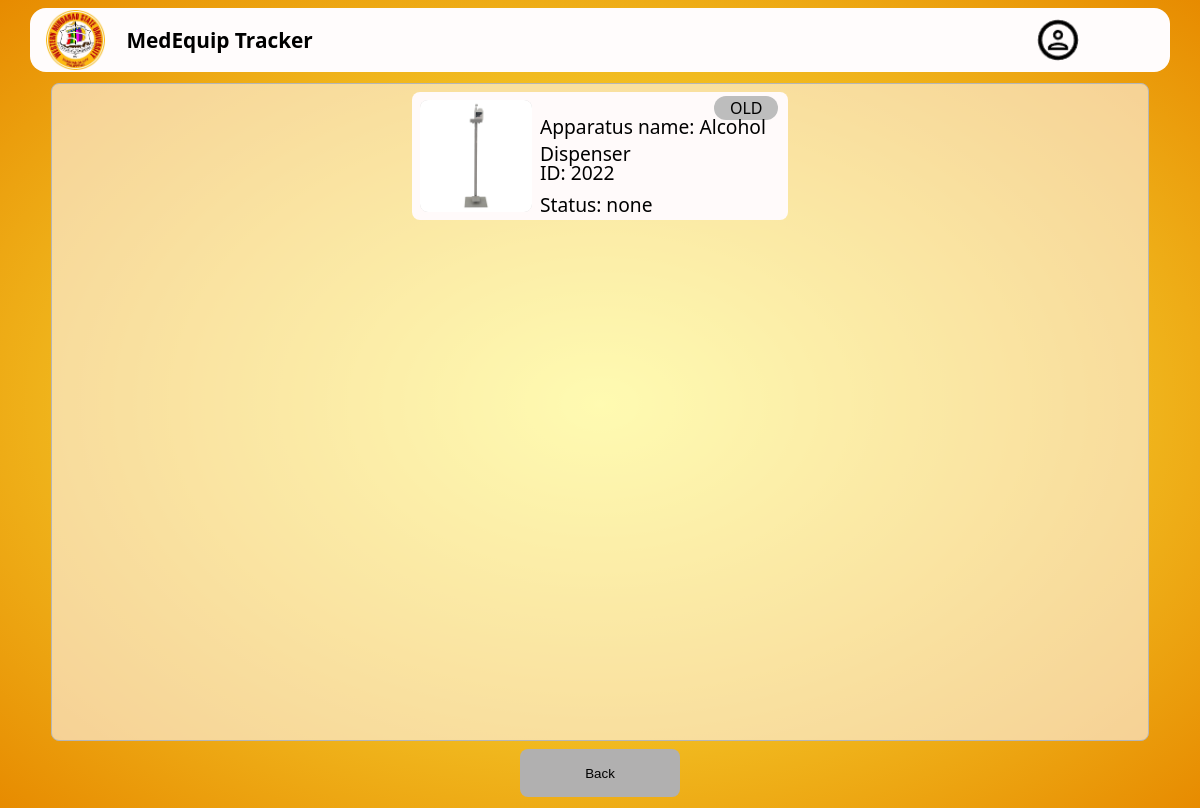
Page /admin panel/viewEquip.php?equipment_ID=1&id=1 (signed in) on the committed database.
### tables this page shows
CREATE TABLE `equipment` (
  `equipment_ID` int(11) NOT NULL,
  `image` varchar(255) NOT NULL,
  `article` varchar(255) NOT NULL,
  `description` text NOT NULL,
  `deployment` varchar(255) DEFAULT NULL,
  `user` varchar(255) DEFAULT NULL,
  `property_number` varchar(255) NOT NULL,
  `account_code` varchar(255) NOT NULL,
  `units` varchar(255) NOT NULL,
  `unit_value` varchar(255) NOT NULL,
  `total_value` varchar(255) NOT NULL,
  `remarks` varchar(255) NOT NULL,
  `year_received` int(11) NOT NULL,
  `warranty_image` varchar(255) DEFAULT NULL,
  `warranty_start` date DEFAULT NULL,
  `warranty_end` date DEFAULT NULL,
  `budget` varchar(255) DEFAULT NULL,
  `instruction` text DEFAULT NULL
);

### functions/header.php (called while the page is built, shortened)
<?php
$id = isset($_GET['id']) ? $_GET['id'] : null;
function getUserInfo($conn, $id) {
    $sql = "SELECT * FROM users WHERE id = '$id'";
    $result = $conn->query($sql);
    if ($result && $result->num_rows > 0) {
        return $result->fetch_assoc();
    } else {
        return null;
    }
}
$userInfo = getUserInfo($conn, $id);
?>

### authentication/auth.php (called while the page is built, shortened)
<?php
$userID = $_SESSION['user_id'];
?>

### admin panel/viewEquip.php (the view, shortened to what this page needs)
<?php
include_once "../dbConfig/dbconnect.php";
include_once "../authentication/auth.php";
include_once "../functions/header.php";
$equipment_ID = isset($_GET['equipment_ID']) ? $_GET['equipment_ID'] : null;
$sql = "SELECT * FROM equipment WHERE equipment_ID = '$equipment_ID'";
$result = $conn->query($sql);
if ($result->num_rows > 0) {
    $row = $result->fetch_assoc();
    $imageFilename = $row['image'];
    $imageURL = "../uploads/" . $imageFilename;
    $article = $row['article'];
    $yearReceived = $row['year_received'];
    $remarks = $row['remarks'];
} else {
}
?>
<!DOCTYPE html>
<html lang="en">
<head>
    <link rel="stylesheet" href="../assets/css/viewEquip.css">
    <link rel="stylesheet" href="../assets/css/index.css">
</head>
<body id="body">
<div class="container2">
        <div class="headerContainer">
        <div class="subHeaderContainer">
                <div class="imageContainer">
                    <div class="subImageContainer">
                        <img class="image" src="../assets/img/medLogo.png" alt="">
                    </div>
                    <div class="nameContainer">
                        <p class="companyName">MedEquip Tracker</p>
                    </div>
                </div>
                <div class="profileContainer">
                    <div class="subProfileContainer">
                        <?php
                            if (!empty($userInfo['profile_img'])) {
                                echo '<img class="headerImg" src="../uploads/' . $userInfo['profile_img'] . '" alt="Profile Image">';
                            } else {
                                echo '<img class="headerImg" src="../assets/img/person-circle.png" alt="Mountain Placeholder">';
                            }
                        ?>
                        </div>
                        <div class="subProfileContainer">
                    </div>
                </div>
            </div>
        </div>
    </div>
    <div class="container1">
        <div class="subContainer">
            <a href="equipOtherInfo.php?equipment_ID=<?php echo $equipment_ID; ?>&id=<?php echo $userID; ?>">
                <div class="subContainer1">
                    <div class="equipmentCoontainer">
                        <div class="imageContainer1">
                            <div class="subImageContainer1">
                                <img class="image3" src="<?php echo $imageURL; ?>" alt="">
                            </div>
                        </div>
                        <div class="infoContainer">
                            <div class="statusContainer">
                                <div class="subStatusContainer">
                                    <div class="status">
                                        <p class="subStatus">OLD</p>
                                    </div>
                                </div>
                            </div>
                            <div class="subInfoContainer">
                                <p>Apparatus name: <?php echo $article; ?></p>
                            </div>
                            <div class="subInfoContainer">
                                <p>ID: <?php echo $yearReceived; ?></p>
                            </div>
                            <div class="subInfoContainer">
                                Status: <?php echo $remarks; ?>
                            </div>
                        </div>
                    </div>
                </div>
            </a>
        </div>
        <div class="buttonContainer">
            <a href="dashboard.php?id=<?php echo $userID; ?>">
                <button class="button" >
                    Back
                </button>
            </a>
        </div>
    </div>
</body>
</html>

### assets/css/viewEquip.css (style rules this page uses)
.container1 { height: 91vh; display: flex; justify-content: center; align-items: center; flex-direction: column; }
.subContainer { height: 40rem; width: 90%; background-color: rgba(255, 250, 250, 0.582); border-radius: 0.5rem; column-gap: 1rem; row-gap: 1rem; padding: 0.5rem; border: solid rgb(182, 182, 182) 1px; display: flex; flex-wrap: wrap; justify-content: center; overflow: auto; }
.profileContainer { height: 100%; width: 12rem; display: flex; flex-direction: row; justify-content: right; cursor: pointer; }
.subProfileContainer { height: 100%; width: 4rem; display: flex; justify-content: center; align-items: center; }
.headerImg { border-radius: 5rem; width: 3rem; height: 3rem; }
.equipmentCoontainer { height: 8rem; width: 23.5rem; border-radius: 0.5rem; background-color: snow; display: flex; flex-direction: row; margin-bottom: 1rem; }
.imageContainer1 { height: 100%; width: 8rem; display: flex; align-items: center; justify-content: center; }
.subImageContainer1 { height: 7rem; width: 7rem; border-radius: 0.5rem; background-color: rgb(212, 212, 212); }
.image3 { height: 100%; width: 100%; border-radius: 0.5rem; }
.infoContainer { height: 100%; width: 65.5%; }
.statusContainer { height: 2rem; display: flex; justify-content: right; align-items: center; }
.subInfoContainer { height: 2rem; display: flex; align-items: center; font-size: 1.2rem; }
.subStatusContainer { height: 100%; width: 5rem; display: flex; justify-content: center; align-items: center; }
.status { height: 1.5rem; width: 4rem; border-radius: 5rem; display: flex; justify-content: center; align-items: center; }
.subStatus { height: 100%; width: 100%; border-radius: 5rem; display: flex; justify-content: center; align-items: center; }
.subContainer1 { height: 8rem; cursor: pointer; }
.buttonContainer { height: 4rem; width: 90%; display: flex; justify-content: center; align-items: center; }
.button { height: 3rem; width: 10rem; border-radius: 0.5rem; border: none; background-color: rgb(177, 176, 176); transition: all 0.15s; cursor: pointer; }
a { text-decoration: none; color: black; }

### assets/css/index.css (style rules this page uses)
* { margin: 0; padding: 0; }
body { background: radial-gradient(rgb(255,252,0, 0.7), rgb(231, 139, 0)); font-family: system-ui, -apple-system; }
.headerContainer { height: 5rem; width: 100%; display: flex; justify-content: center; align-items: center; }
.subHeaderContainer { height: 4rem; width: 90%; border-radius: 1rem; backdrop-filter: blur(1rem); background-color: rgb(255,252,252); display: flex; flex-direction: row; justify-content: space-between; }
.imageContainer { height: 100%; width: 12rem; display: flex; flex-direction: row; }
.subImageContainer { height: 100%; width: 8rem; margin-left: 1rem; display: flex; justify-content: center; align-items: center; }
.nameContainer { height: 100%; width: 14rem; }
.nameContainer p { font-size: 1.3rem; }
.profileContainer { height: 100%; width: 12rem; display: flex; flex-direction: row; justify-content: right; cursor: pointer; }
.subProfileContainer { height: 100%; width: 4rem; display: flex; justify-content: center; align-items: center; }
.headerImg { border-radius: 5rem; width: 3rem; height: 3rem; }
.profile, .status, .myOrder, .studentShop, .logOut { color: black; text-decoration: none; }
.image { height: 3.7rem; }
.companyName { display: none; }
@media only screen and (min-width: 1025px) and (max-width: 1440px) { .subHeaderContainer { width: 95%; display: flex; justify-content: space-between; } }
@media only screen and (min-width: 1025px) and (max-width: 1440px) { .companyName { display: block; justify-content: center; align-items: center; } }
@media only screen and (min-width: 1025px) and (max-width: 1440px) { .nameContainer { display: flex; justify-content: center; align-items: center; width: 18rem; margin-left: 1rem; font-weight: bold; font-size: 1.5rem; } }
@media only screen and (min-width: 1025px) and (max-width: 1440px) { .profileContainer { padding-right: 1rem; } }
@media only screen and (min-width: 1025px) and (max-width: 1440px) { .imageContainer { width: 18rem; } }
@media only screen and (min-width: 1025px) and (max-width: 1440px) { .subImageContainer { width: 4rem; } }
@media only screen and (min-width: 1025px) and (max-width: 1440px) { .image3 { height: 100%; cursor: pointer; } }

### rows in the picture
equipment: image (picture), article "Alcohol Dispenser", year_received "2022", remarks "none"
